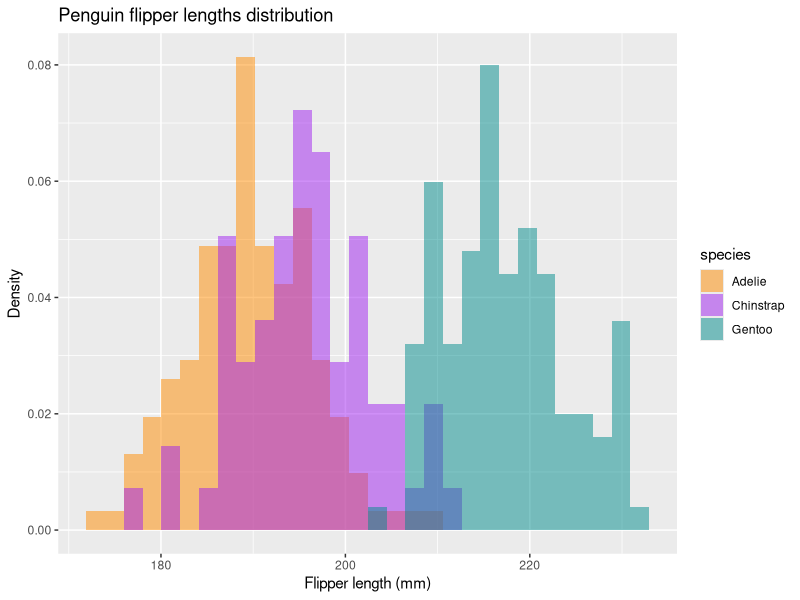
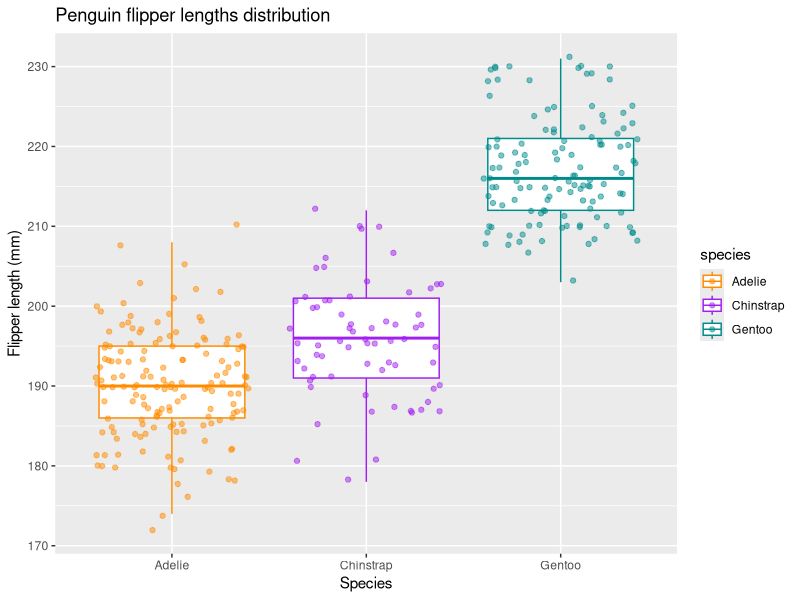

Generate these figures, in order, with R:
library(palmerpenguins)
library(ggplot2)

# Caricamento del dataset penguins dal pacchetto palmerpenguins
data("penguins")
penguins

# A. Creazione di un istogramma della distribuzione della lunghezza delle pinne

# Utilizziamo geom_histogram() per visualizzare la distribuzione della lunghezza delle pinne,
# colorando ogni specie con un colore diverso.
# - aes(x = flipper_length_mm): indica la variabile sulla quale costruire l'istogramma
# - fill = species: assegna un colore diverso a ciascuna specie
# - y = after_stat(density): normalizza l'istogramma per mostrare la densità anziché il conteggio assoluto
#   (in pratica, mostra la distribuzione relativa dei dati piuttosto che la frequenza assoluta)
# - alpha = 0.5: imposta la trasparenza per evitare sovrapposizioni troppo marcate
# - position = "identity": mantiene le distribuzioni sovrapposte senza impilamento
flipper_hist <- ggplot(data = penguins, aes(x = flipper_length_mm)) +
    geom_histogram(aes(fill = species, y = after_stat(density)), alpha = 0.5, 
        position = "identity") +
    scale_fill_manual(values = c("darkorange", "purple", "cyan4")) +
    labs(x = "Flipper length (mm)",
         y = "Density",
         title = "Penguin flipper lengths distribution")

# Visualizzazione del grafico
flipper_hist

# B. Calcolo delle statistiche descrittive per la lunghezza delle pinne suddivisa per specie

# Creiamo una funzione per calcolare media, mediana, varianza e deviazione standard
# - df: dataframe di input
# - var: nome della variabile su cui calcolare le statistiche
# - groupVariable: variabile che definisce i gruppi (es. specie di pinguino)
# - groupName: valore specifico della variabile di raggruppamento (es. "Gentoo")
stats_on_groups <- function(df, var, groupVariable, groupName){
    groups <- df[, groupVariable] # Estraiamo la colonna delle specie
    groupIndex <- which(groups == groupName) # Identifichiamo le righe corrispondenti alla specie scelta
    vec <- df[groupIndex, var] # Selezioniamo i valori della variabile di interesse per il gruppo scelto
    return(list(
        Mean = mean(vec, na.rm = TRUE),
        Median = median(vec, na.rm = TRUE),
        SD = sd(vec, na.rm = TRUE),
        Var = var(vec, na.rm = TRUE)
    ))
}

# Calcoliamo le statistiche per ogni specie di pinguino
stats_on_groups(as.data.frame(penguins), var = "flipper_length_mm", groupVariable = "species", groupName = "Gentoo")
stats_on_groups(as.data.frame(penguins), var = "flipper_length_mm", groupVariable = "species", groupName = "Adelie")
stats_on_groups(as.data.frame(penguins), var = "flipper_length_mm", groupVariable = "species", groupName = "Chinstrap")

# C. Creazione di un boxplot della lunghezza delle pinne

# Usiamo geom_boxplot() per visualizzare la distribuzione della lunghezza delle pinne per ogni specie
# - aes(x = species, y = flipper_length_mm): definisce l'asse X con la specie e l'asse Y con la variabile numerica
# - color = species: assegna un colore diverso a ciascuna specie per il boxplot
# - geom_jitter(): aggiunge punti dispersi lungo l'asse X per migliorare la leggibilità dei dati
# - scale_color_manual(): assegna colori personalizzati per ogni specie
flipper_box <- ggplot(data = penguins, aes(x = species, y = flipper_length_mm, color = species)) +
    geom_boxplot(outlier.alpha = 0) +
    geom_jitter(alpha = 0.5) + 
    scale_color_manual(values = c("darkorange", "purple", "cyan4")) +
    labs(x = "Species", y = "Flipper length (mm)",
         title = "Penguin flipper lengths distribution")

# Visualizzazione del boxplot
flipper_box

# D. Calcolo dei quartili per i pinguini Gentoo
# - quantile(): calcola i quartili
# - probs = c(0.25, 0.5, 0.75): specifica i quantili da calcolare (Q1, Q2, Q3)
# - na.rm = TRUE: rimuove i valori NA prima del calcolo
quantile(penguins$flipper_length_mm[penguins$species == "Gentoo"], 
         probs = c(0.25, 0.5, 0.75),
         na.rm = TRUE)

# E. Calcolo del 40° percentile per i pinguini Adelie
# - probs = 0.4: indica che vogliamo calcolare il 40° percentile
quantile(penguins$flipper_length_mm[penguins$species == "Adelie"], 
         probs = 0.4,
         na.rm = TRUE)
